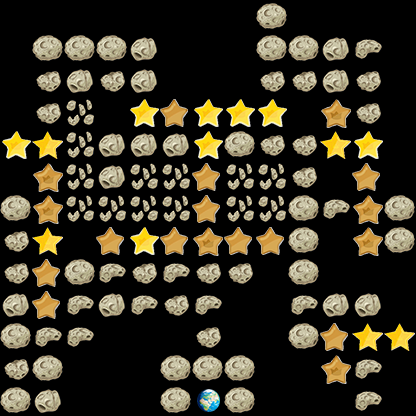

Tiled map render using the project's own tile images. Description and the map definition, with tile-layer contents summarised, below:
An orthogonal 13x13 tile map with 32x32 px tiles, 1 tile layer (layer_0).

<map version="1.0" orientation="orthogonal" renderorder="right-down" width="13" height="13" tilewidth="32" tileheight="32">
 <tileset firstgid="1" name="star" tilewidth="32" tileheight="32">
  <image source="landform/img.png" width="448" height="33" />
 </tileset>
 <layer name="layer_0" width="13" height="13">
  <data>[169 cells, 112 non-empty, 10 distinct tile ids]</data>
 </layer>
</map>
